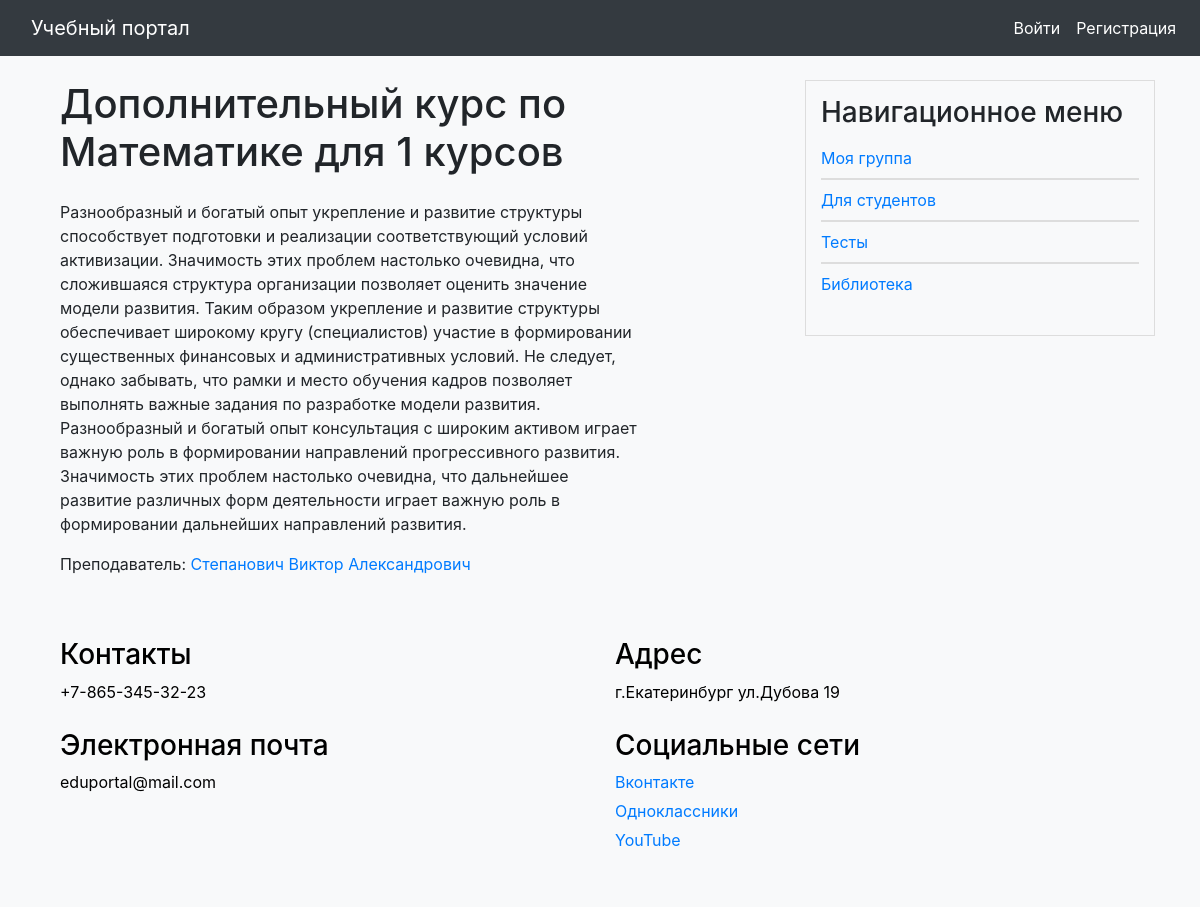
Screenshot of /education/course/dopolnitelnyj-kurs-po-matematike-dlya-1-kursov/ with the database file from the repository.
### education/models.py (models this page shows, shortened)
class Courses(models.Model):
    class Meta:
        verbose_name = 'Курс'
        verbose_name_plural = 'Курсы'
    title = models.CharField(max_length=255, verbose_name="Название курса")
    slug = models.SlugField(max_length=255, unique=True, db_index=True, verbose_name="Slug")
    text = models.TextField(blank=True, verbose_name='Основная информация')
    group = models.ManyToManyField('users.GroupStudents', related_name='courses_related', verbose_name='Группы')
    teacher = models.OneToOneField('users.User', on_delete=models.SET_NULL, null=True, blank=True,
                                   related_name='teacher', verbose_name='Преподаватель')
    def __str__(self):
        return self.title

### users/models.py (models this page shows, shortened)
class User(AbstractUser):
    class Status(models.IntegerChoices):
        NO_CURATOR = 0, 'Не куратор'
        CURATOR = 1, 'Куратор'
    surname = models.CharField(max_length=255, blank=True, verbose_name='Отчество')
    photo = models.ImageField(upload_to="users/%Y/%m/%d/", blank=True, null=True, verbose_name="Фотография")
    date_birth = models.DateTimeField(blank=True, verbose_name="Дата рождения")
    cat_user = models.ForeignKey('CategoryUser', on_delete=models.PROTECT, related_name='users',
                                 default=None, null=True, verbose_name='Категория пользователя')
    group_stud = models.ForeignKey('GroupStudents', blank=True, related_name='groups',
                                   verbose_name='Группа пользователя', on_delete=models.PROTECT, default=None,
                                   null=True)
    phone_number = models.CharField(max_length=100, unique=True, blank=True, verbose_name='Номер телефона')
    courses = models.ManyToManyField('education.Courses', related_name='course_teacher',
                                     verbose_name='Курсы преподавателя')
    is_curator = models.BooleanField(choices=tuple(map(lambda x: (bool(x[0]), x[1]), Status.choices)),
                                     default=Status.NO_CURATOR, verbose_name="Статус кураторства")
    def get_full_name(self):
        return str(self.last_name + ' ' + self.first_name + ' ' + self.surname)
    def get_absolute_url(self):
        return reverse('users:profile_user', kwargs={'user_id': self.pk})

### education/views.py (the view)
# urls.py: path('course/<slug:course_slug>/', views.ShowCourse.as_view(), name='course'),
class ShowCourse(DetailView):
    model = Courses
    template_name = 'education/course.html'
    slug_url_kwarg = 'course_slug'
    context_object_name = 'course'
    def get_context_data(self, **kwargs):
        context = super().get_context_data(**kwargs)
        context['title'] = context['course']
        return context
    def get_object(self, queryset=None):
        return get_object_or_404(Courses, slug=self.kwargs[self.slug_url_kwarg])

### portal/context_processors.py (called while the page is built)
def get_portal_context(request):
    navigate = ShowInfo.objects.all()
    return {'navigate': navigate}

### education/templates/education/course.html
{% extends 'base.html' %}
{% block content %}
<div class="container mt-8">
    <div class="row">
        <div class="col-md-10">
            <h1 class="mb-4">{{ course.title }}</h1>
            <p>{{ course.text }}</p>
            <p class="mb-2">Преподаватель: <a href="{{ course.teacher.get_absolute_url }}">{{ course.teacher.get_full_name }}</a></p>
        </div>
    </div>
</div>
{% endblock %}

### portal/static/portal/css/styles.css (style rules this page uses)
body { padding-top: 56px; background-color: #f8f9fa; }

### rows the page displays
Courses: title "Дополнительный курс по Математике для 1 курсов", text "Разнообразный и богатый опыт укрепление и развитие структуры способствует подготовки и реализации соответствующий условий активизации. Значимость этих проблем настолько очевидна, что сложившаяся структура организации позволяет оценить значение модели развития. Таким образом укрепление и развитие структуры обеспечивает широкому кругу (специалистов) участие в формировании существенных финансовых и административных условий. Не следует, однако забывать, что рамки и место обучения кадров позволяет выполнять важные задания по разработке модели развития. Разнообразный и богатый опыт консультация с широким активом играет важную роль в формировании направлений прогрессивного развития. Значимость…", teacher.get_full_name "Степанович Виктор Александрович"
